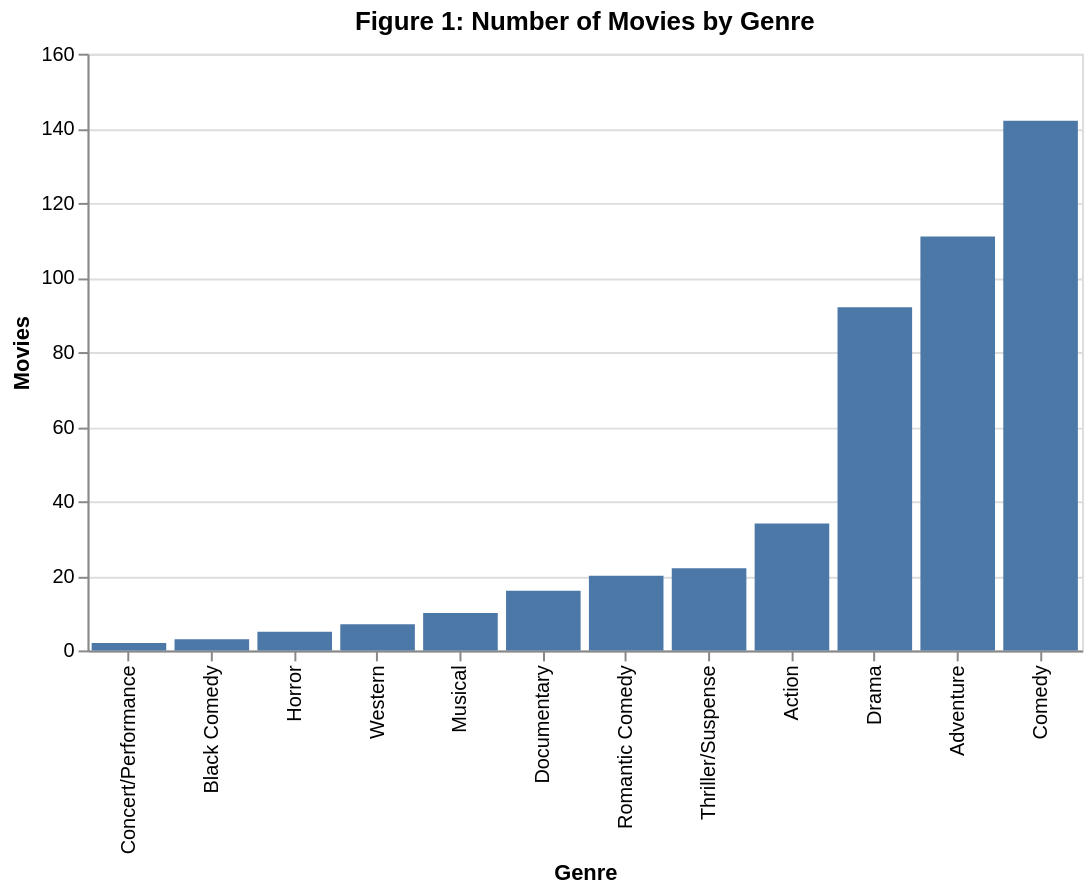

Write notebook code for a chart like this one.
### Markdown cell above
The genres, Comedy, Adventure and Drama seem to be the most popular types of movies made by Disney with most movies being made from 1991-2016 being in the _Comedy_ category.  Let's visualize this in a graph using another one of our functions.

Let's import the _plot_barchart_ function to visualize the data in a bar chart.

### Code cell
from chart_maker import plot_barchart

my_graph = plot_barchart(movie_merge_df, 'Number of Movies by Genre', 'genre', 'Genre', 'movie_title', 'Movies', 'count')
my_graph

### Figure 1 — Vega-Lite specification as saved in the notebook (floating-point values rounded to 4 significant figures)
{"config": {"view": {"continuousWidth": 400, "continuousHeight": 300}}, "data": {"name": "data-4f3a277bc3faff0d5809810e973c3b1e"}, "mark": "bar", "encoding": {"x": {"type": "nominal", "field": "genre", "sort": "y", "title": "Genre"}, "y": {"type": "quantitative", "field": "movie_title", "title": "Movies"}}, "height": 300, "title": "Figure 1: Number of Movies by Genre", "width": 500, "$schema": "https://vega.github.io/schema/vega-lite/v4.8.1.json", "datasets": {"data-4f3a277bc3faff0d5809810e973c3b1e": [{"genre": "Action", "movie_title": 34}, {"genre": "Adventure", "movie_title": 111}, {"genre": "Black Comedy", "movie_title": 3}, {"genre": "Comedy", "movie_title": 142}, {"genre": "Concert/Performance", "movie_title": 2}, {"genre": "Documentary", "movie_title": 16}, {"genre": "Drama", "movie_title": 92}, {"genre": "Horror", "movie_title": 5}, {"genre": "Musical", "movie_title": 10}, {"genre": "Romantic Comedy", "movie_title": 20}, {"genre": "Thriller/Suspense", "movie_title": 22}, {"genre": "Western", "movie_title": 7}]}}
